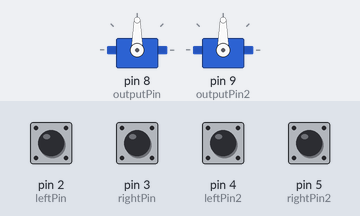
Bench run of a sketch on a simulated Arduino Uno, built with avr-gcc and run on an emulated ATmega328P. Parts: 2 × servo. The inputs (shaded band) are chosen by the test bench; at power-on: pin 2 (leftPin), pin 3 (rightPin), pin 4 (leftPin2), pin 5 (rightPin2) LOW.

Above: at 1.2 s.
1.3 s: pin 2 (leftPin) pulled HIGH for 0.15 s
At 1.8 s:
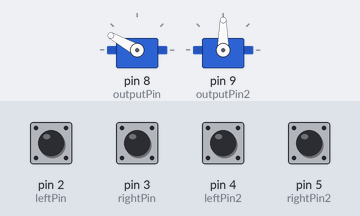
2.9 s: pin 3 (rightPin) pulled HIGH for 0.15 s
At 4.1 s:
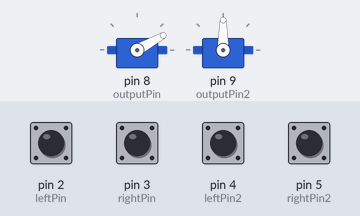
4.5 s: pin 4 (leftPin2) pulled HIGH for 0.15 s
At 5.4 s:
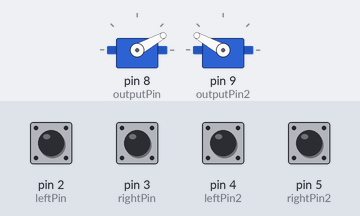
6.1 s: pin 5 (rightPin2) pulled HIGH for 0.15 s
At 6.7 s:
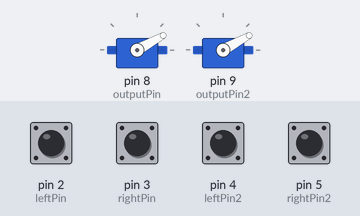
7.7 s: pin 2 (leftPin) pulled HIGH for 1 s
At 9.2 s:
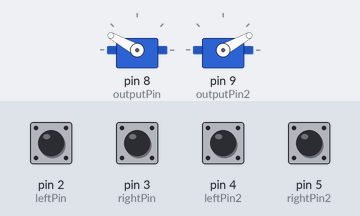
10.2 s: pin 4 (leftPin2) pulled HIGH for 1 s
At 11.1 s:
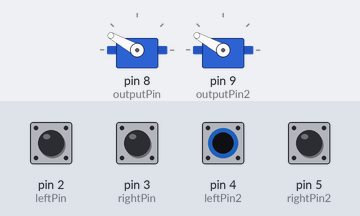
Timing chart, 0 to 13.2 s (numbered marks = the images above; inputs shaded):
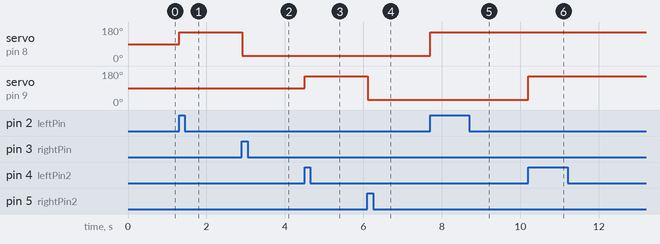

The sketch:

Robotics_arm_Servo_Control.ino
```cpp
#include  <Servo.h>

Servo myservo;  // create servo object to control a servo
Servo myservo2;

int pos = 75;    // variable to store the servo's starting position
int pos2 = 75;

const int maxDeg = 150; // limits the maximum range of the servo's movement
const int minDeg = 30;   // limits the minimum range of the servo's movement

const int movement = 2; // distance to move servo

// This basically means the servo will sweep from 30 to 150 (not 0 to 180 as expected), you can adjust this to suit your own servo motors specs

const int leftPin = 2; // tells the Arduino the location of  the signal cable from the switch
const int rightPin = 3;

const int leftPin2 = 4;
const int rightPin2 = 5;

const int outputPin = 8; // tells the Arduino the location of the signal cable to the servo
const int outputPin2 = 9;

int leftPressed = 0; // variables we will use to keep information about the switch states
int rightPressed = 0;

int leftPressed2 = 0;
int rightPressed2 = 0;

void setup()
{
myservo.attach(outputPin);  // attaches the servo motor's signal cable location, stored in the variable outputPin, to the servo object
myservo2.attach(outputPin2);

pinMode(leftPin, INPUT); // sets the state of the pins to input mode
pinMode(rightPin, INPUT);

pinMode(leftPin2, INPUT);
pinMode(rightPin2, INPUT);
}

void loop()
{
leftPressed = digitalRead(leftPin); //gives a value to the variables as the state of the switch
rightPressed = digitalRead(rightPin);

leftPressed2 = digitalRead(leftPin2);
rightPressed2 = digitalRead(rightPin2);

// The following routine handles what happens if the first set of push buttons are pressed

 if(leftPressed){
   if(pos < maxDeg)
     pos += movement;
     myservo.write(pos);             // tells the servo to go to the position stored in the variable ‘pos’

}

 if(rightPressed){
   if(pos > minDeg)
      pos -= movement;
      myservo.write(pos);             // tells the servo to go to the position stored in the variable ‘pos’
     }

// The following routine handles what happens if the second pair of push buttons are pressed

 if(leftPressed2){
   if(pos2 < maxDeg)
      pos2 += movement;
      myservo2.write(pos2);

}

 if(rightPressed2){
   if(pos2 > minDeg)
      pos2 -= movement;
      myservo2.write(pos2);
      }
}
```

Measured:
- after the input at 1.3 s, servo on pin 8 (outputPin): 90° → 151° at once
- after the input at 2.9 s, servo on pin 8 (outputPin): 151° → 29° at once
- after the input at 4.5 s, servo on pin 9 (outputPin2): 90° → 151° at once
- after the input at 6.1 s, servo on pin 9 (outputPin2): 151° → 29° at once
- after the input at 7.7 s, servo on pin 8 (outputPin): 29° → 151° at once
- after the input at 10.2 s, servo on pin 9 (outputPin2): 29° → 151° at once
